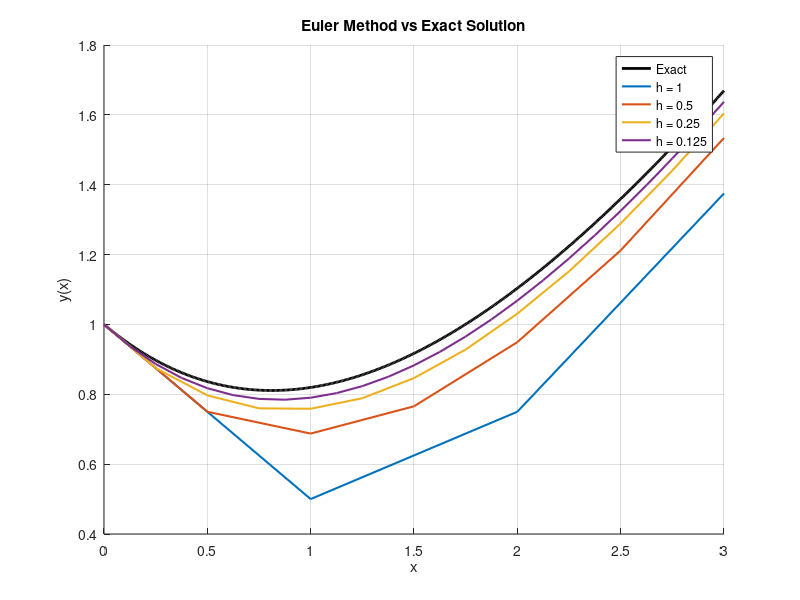
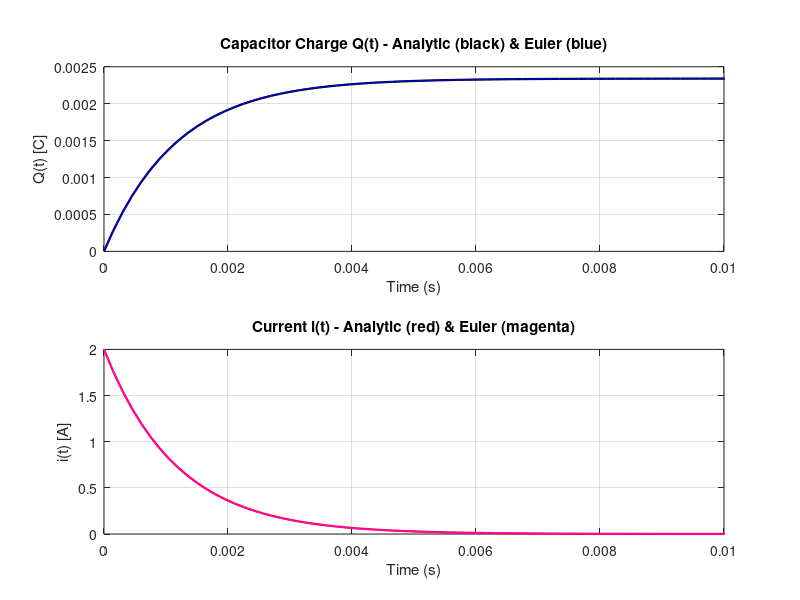

Here is the MATLAB script that generated these plots, in order: (Note: this script raises an error after producing the figures.)
% Euler Method for IVP: y' = (x - y)/2 , y(0) = 1
% Exact solution: y(x) = x - 2 + 3*exp(-x/2)

clear; clc; close all;

f = @(x,y) (x - y)/2;                % derivative function
y_exact = @(x) x - 2 + 3*exp(-x/2);  % exact solution

x0 = 0; 
y0 = 1; 
Xend = 3;

% Step sizes to test
h_values = [1, 0.5, 0.25, 0.125];
colors = lines(length(h_values));

figure; hold on; grid on;

% Plot exact solution (dense points for smooth curve)
x_exact = linspace(x0,Xend,500);
plot(x_exact, y_exact(x_exact),'k','LineWidth',2,'DisplayName','Exact');

% Loop over step sizes
for k = 1:length(h_values)
    h = h_values(k);
    N = (Xend-x0)/h;          
    x = zeros(1,N+1);
    y = zeros(1,N+1);
    
    % Initial values
    x(1) = x0; 
    y(1) = y0;
    
    % Euler method iteration
    for n = 1:N
        y(n+1) = y(n) + h*f(x(n),y(n));
        x(n+1) = x(n) + h;
    end
    
    % Plot numerical solution (smooth line only, no markers)
    plot(x,y,'-','Color',colors(k,:),'LineWidth',1.5,...
        'DisplayName',['h = ' num2str(h)]);
end

xlabel('x'); ylabel('y(x)');
title('Euler Method vs Exact Solution');
legend show; grid on;




%% RC charging: analytic + Euler numeric comparison


clear; clc; close all;

% Parameters
E = 20; R = 10; C = 117e-6; tau = R*C;
t_end = 3;

% Analytic solution (very fine grid)
t_fine = linspace(0, t_end, 20000);        % many points -> very smooth
Q_inf = C*E;
Q_exact = Q_inf * (1 - exp(-t_fine / tau));
i_exact = (E/R) * exp(-t_fine / tau);

% Euler numerical (fine step)
h = 1e-5;                                  % very small step -> smooth numeric
t_num = 0:h:t_end;
Q_num = zeros(size(t_num));
for k = 1:length(t_num)-1
    dQdt = (E - Q_num(k)/C)/R;
    Q_num(k+1) = Q_num(k) + h*dQdt;
end
i_num = (E - Q_num/C)/R;

% Plot
figure('Color','w','Units','normalized','Position',[0.1 0.1 0.6 0.6]);
subplot(2,1,1);
plot(t_fine, Q_exact,'k-','LineWidth',1.6); hold on;
plot(t_num, Q_num,'b-','LineWidth',1);      % no markers
xlabel('Time (s)'); ylabel('Q(t) [C]');
title('Capacitor Charge Q(t) - Analytic (black) & Euler (blue)');
xlim([0 0.01]);                             % zoom to transient
grid on;

subplot(2,1,2);
plot(t_fine, i_exact,'r-','LineWidth',1.6); hold on;
plot(t_num, i_num,'m-','LineWidth',1);
xlabel('Time (s)'); ylabel('i(t) [A]');
title('Current i(t) - Analytic (red) & Euler (magenta)');
xlim([0 0.01]);
grid on;






%% Improved Euler (Heun) vs Euler and exact solutions
clear; clc; close all;

%% ---------- Exercise 1: y' = (x-y)/2, y(0)=1 ----------
f1 = @(x,y) (x - y)/2;
y_exact = @(x) x - 2 + 3*exp(-x/2);    % given exact solution

x0 = 0; y0 = 1; Xend = 3;
h_values = [1, 0.5, 0.25, 0.125];

% figure with 2 subplots (solutions + error)
figure('Name','Exercise 1: Euler vs Improved Euler','Units','normalized','Position',[0.1 0.4 0.8 0.5]);
tiledlayout(1,2);

% --- subplot 1: curves ---
nexttile; hold on; grid on;
x_fine = linspace(x0,Xend,1000);
plot(x_fine, y_exact(x_fine),'k-','LineWidth',2,'DisplayName','Exact');

colors = lines(length(h_values));
results1 = [];

for k = 1:length(h_values)
    h = h_values(k);
    N = round((Xend - x0)/h);
    x = x0 + (0:N)*h;
    
    % Forward Euler
    y_eu = zeros(1,N+1); y_eu(1)=y0;
    for n=1:N
        y_eu(n+1) = y_eu(n) + h * f1(x(n), y_eu(n));
    end
    
    % Improved Euler (Heun)
    y_heun = zeros(1,N+1); y_heun(1)=y0;
    for n=1:N
        p = y_heun(n) + h * f1(x(n), y_heun(n)); % predictor
        y_heun(n+1) = y_heun(n) + (h/2) * ( f1(x(n), y_heun(n)) + f1(x(n+1), p) );
    end
    
    % plot curves
    plot(x, y_eu, '--','Color',colors(k,:), 'LineWidth',1.2, 'DisplayName',['Euler h=' num2str(h)]);
    plot(x, y_heun, '-','Color',colors(k,:), 'LineWidth',1.8, 'DisplayName',['Heun h=' num2str(h)]);
    
    % errors
    y_true_grid = y_exact(x);
    max_err_eu = max(abs(y_eu - y_true_grid));
    max_err_heun = max(abs(y_heun - y_true_grid));
    err_eu_3 = abs(y_eu(end) - y_exact(Xend));
    err_heun_3 = abs(y_heun(end) - y_exact(Xend));
    
    results1 = [results1; h, N, max_err_eu, max_err_heun, err_eu_3, err_heun_3]; %#ok<AGROW>
end

xlabel('x'); ylabel('y(x)');
title('Euler (dashed) & Heun (solid) vs Exact (black)');
legend('Location','eastoutside');

% --- subplot 2: error at x=3 ---
nexttile; hold on; grid on;
loglog(results1(:,1), results1(:,5), 'ro-','LineWidth',1.5,'MarkerFaceColor','r','DisplayName','Euler error');
loglog(results1(:,1), results1(:,6), 'bs-','LineWidth',1.5,'MarkerFaceColor','b','DisplayName','Heun error');
xlabel('Step size h'); ylabel('Error at x=3');
title('Convergence (error vs h)');
legend('Location','southwest');

% print error table
fprintf('\nExercise 1 errors (h, Nsteps, maxErr_Euler, maxErr_Heun, errAt3_Euler, errAt3_Heun):\n');
disp(results1);



%% ---------- Exercise 2: RC circuit ----------
% ODE: dQ/dt = (E - Q/C)/R
E = 20; R = 10; C = 117e-6;
tau = R*C; Q_inf = C*E;
t0 = 0; Q0 = 0; T_end = 3;

% analytic Q(t) and i(t)
Q_analytic = @(t) Q_inf * (1 - exp(-t/tau));
i_analytic = @(t) (E/R) * exp(-t/tau);

% choose time step for Euler/Heun for smooth numeric (small but not too small)
h_num = 1e-4;
Nnum = round((T_end - t0)/h_num);
t_num = t0 + (0:Nnum)*h_num;

% Forward Euler numeric
Q_eu = zeros(1,Nnum+1); Q_eu(1)=Q0;
for n=1:Nnum
    dQdt = (E - Q_eu(n)/C)/R;
    Q_eu(n+1) = Q_eu(n) + h_num * dQdt;
end
i_eu = (E - Q_eu./C) / R;

% Improved Euler (Heun) numeric
Q_heun = zeros(1,Nnum+1); Q_heun(1)=Q0;
for n=1:Nnum
    t_n = t_num(n);
    % predictor
    p = Q_heun(n) + h_num * ((E - Q_heun(n)/C)/R);
    % corrector
    f_n  = (E - Q_heun(n)/C)/R;
    f_np = (E - p/C)/R;
    Q_heun(n+1) = Q_heun(n) + (h_num/2) * (f_n + f_np);
end
i_heun = (E - Q_heun./C) / R;

% analytic arrays
t_fine = linspace(0, T_end, 20000);
Q_exact_vals = Q_analytic(t_fine);
i_exact_vals = i_analytic(t_fine);

% Plot RC results (zoom into transient region to see shape)
figure('Name','Exercise 2: RC circuit','Units','normalized','Position',[0.12 0.08 0.75 0.65]);
subplot(2,1,1);
plot(t_fine, Q_exact_vals, 'k-','LineWidth',1.6); hold on;
plot(t_num, Q_eu, 'r--','LineWidth',1);
plot(t_num, Q_heun, 'b-','LineWidth',1.2);
xlim([0, 0.01]); % transient region
xlabel('t (s)'); ylabel('Q(t) [C]'); title('Capacitor charge Q(t) (zoom 0..0.01 s)');
legend('Analytic', 'Euler','Heun','Location','best');

subplot(2,1,2);
plot(t_fine, i_exact_vals, 'k-','LineWidth',1.6); hold on;
plot(t_num, i_eu, 'r--','LineWidth',1);
plot(t_num, i_heun, 'b-','LineWidth',1.2);
xlim([0, 0.01]);
xlabel('t (s)'); ylabel('i(t) [A]'); title('Current i(t) (zoom 0..0.01 s)');
legend('Analytic', 'Euler','Heun','Location','best');

% Print a few numeric comparisons
fprintf('\nExercise 2: RC circuit (tau = %.3e s, Q_inf = %.6e C)\n', tau, Q_inf);
fprintf('At t = 1 ms, analytic Q = %.6e C, Euler Q = %.6e, Heun Q = %.6e\n', ...
    Q_analytic(1e-3), interp1(t_num,Q_eu,1e-3), interp1(t_num,Q_heun,1e-3));
fprintf('At t = 3 s, analytic Q = %.6e C, Euler Q = %.6e, Heun Q = %.6e\n', ...
    Q_analytic(3), Q_eu(end), Q_heun(end));

% End of script
